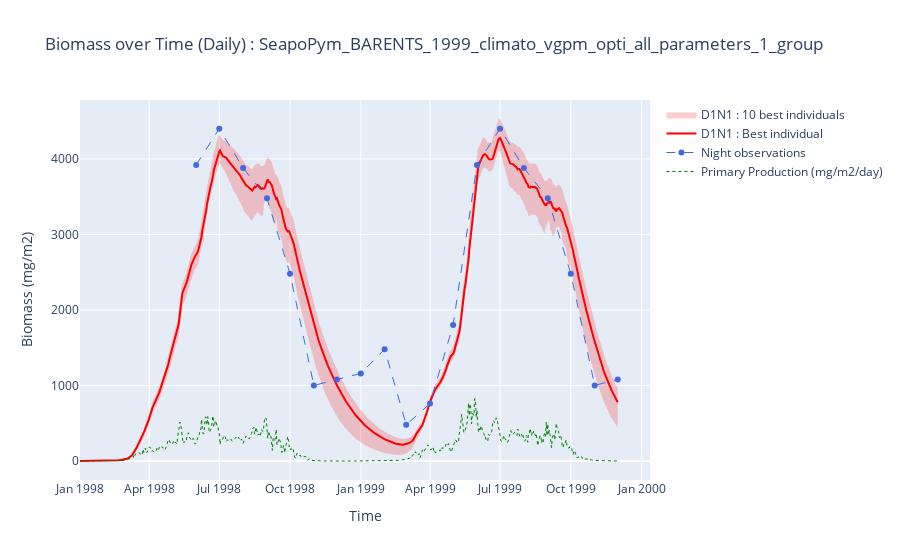

Notebook code cell kept with this figure:
### Markdown cell above
### Daily with best individuals

### Code cell
x = best_model.export_biomass().time.to_series()
x_rev = pd.concat([x, x[::-1]])

fig = go.Figure()

# D1N1 data
y_D1N1 = (
    best_model.export_biomass()
    .sel(functional_group=0)
    .pint.quantify()
    .pint.to("mg/m2")
    .pint.dequantify()
    .data.flatten()
)
y_D1N1_upper = max_biomass_D1N1.pint.quantify().pint.to("milligram / meter ** 2")
y_D1N1_lower = min_biomass_D1N1.pint.quantify().pint.to("milligram / meter ** 2")[::-1]
y_D1N1_rev = np.concatenate([y_D1N1_upper, y_D1N1_lower])

fig = go.Figure()

# D1N1 traces
fig.add_trace(
    go.Scatter(
        x=x_rev,
        y=y_D1N1_rev,
        fill="toself",
        fillcolor="rgba(255,0,0,0.2)",
        line_color="rgba(255,255,255,0)",
        name=f"D1N1 : {NB_INDIVIDUAL_TO_SHOW} best individuals",
    )
)

fig.add_trace(
    go.Scatter(
        x=x,
        y=y_D1N1,
        line_color="rgb(255,0,0)",
        name="D1N1 : Best individual",
    )
)

# OBSERVATIONS ------------------------------------------------ #


fig.add_trace(
    go.Scatter(
        x=observations_selected_without_init.night.time.data.flatten(),
        y=observations_selected_without_init.night.pint.quantify().pint.to("mg/m2").pint.dequantify().data.flatten(),
        mode="lines+markers",
        name="Night observations",
        line={"dash": "dash", "color": "royalblue", "width": 1},
    )
)

# PRIMARY PRODUCTION ----------------------------------------- #

fig.add_trace(
    go.Scatter(
        x=best_model.state.primary_production.time.data.flatten(),
        y=best_model.state.primary_production.pint.quantify().pint.to("mg/m2/day").pint.dequantify().data.flatten(),
        mode="lines",
        name="Primary Production (mg/m2/day)",
        line={"dash": "dot", "color": "green", "width": 1},
    )
)

fig.update_layout(
    xaxis_title="Time",
    yaxis_title="Biomass (mg/m2)",
    title=f"Biomass over Time (Daily) : {export_file_name}",
    showlegend=True,
)

fig.show()

### Figure 1 — Plotly figure (JSON) as saved in the notebook; plotly's stock layout.template omitted (floating-point values rounded to 4 significant figures; data arrays with more than 128 entries replaced by an {"elided": "..."} marker saying what was removed)
{"data": [{"fill": "toself", "fillcolor": "rgba(255,0,0,0.2)", "line": {"color": "rgba(255,255,255,0)"}, "name": "D1N1 : 10 best individuals", "type": "scatter", "x": {"elided": "1400 str values"}, "y": {"elided": "1400 float values"}}, {"line": {"color": "rgb(255,0,0)"}, "name": "D1N1 : Best individual", "type": "scatter", "x": {"elided": "700 str values"}, "y": {"elided": "700 float values"}}, {"line": {"color": "royalblue", "dash": "dash", "width": 1}, "mode": "lines+markers", "name": "Night observations", "type": "scatter", "x": ["1998-06-01T00:00:00.000000000", "1998-07-01T00:00:00.000000000", "1998-08-01T00:00:00.000000000", "1998-09-01T00:00:00.000000000", "1998-10-01T00:00:00.000000000", "1998-11-01T00:00:00.000000000", "1998-12-01T00:00:00.000000000", "1999-01-01T00:00:00.000000000", "1999-02-01T00:00:00.000000000", "1999-03-01T00:00:00.000000000", "1999-04-01T00:00:00.000000000", "1999-05-01T00:00:00.000000000", "1999-06-01T00:00:00.000000000", "1999-07-01T00:00:00.000000000", "1999-08-01T00:00:00.000000000", "1999-09-01T00:00:00.000000000", "1999-10-01T00:00:00.000000000", "1999-11-01T00:00:00.000000000", "1999-12-01T00:00:00.000000000"], "y": [3920.0, 4400, 3880, 3480, 2480.0, 1000, 1080, 1160, 1480.0, 480, 760, 1800, 3920.0, 4400, 3880, 3480, 2480.0, 1000, 1080]}, {"line": {"color": "green", "dash": "dot", "width": 1}, "mode": "lines", "name": "Primary Production (mg/m2/day)", "type": "scatter", "x": {"elided": "700 str values"}, "y": {"elided": "700 float values"}}], "layout": {"showlegend": true, "title": {"text": "Biomass over Time (Daily) : SeapoPym_BARENTS_1999_climato_vgpm_opti_all_parameters_1_group"}, "xaxis": {"title": {"text": "Time"}}, "yaxis": {"title": {"text": "Biomass (mg/m2)"}}}}
